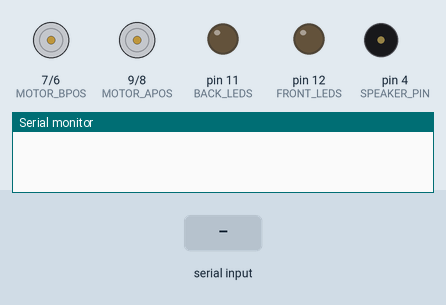
The sketch below on a simulated Arduino Uno, built with avr-gcc and run on an emulated ATmega328P. On the bench: motor-driver pin pairs drawn as motors (green arrow = first pin HIGH = forward, orange = second pin HIGH = backward, longer = more drive), output pins drawn as LEDs (lit = HIGH), buzzer (waves = sounding, pin HIGH), the last lines printed to the serial monitor. The inputs (shaded band) are chosen by the test bench.

Above: at 1.2 s.
1.3 s: "F" received over Serial
At 2.4 s:
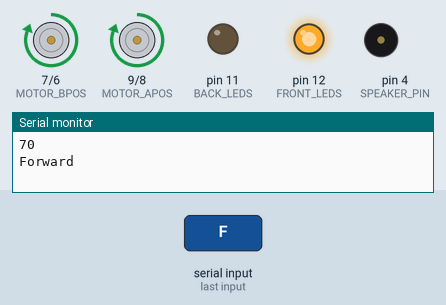
2.8 s: "B" received over Serial
At 3.6 s:
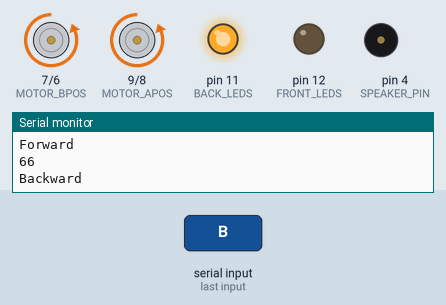
4.3 s: "G" received over Serial
At 4.8 s:
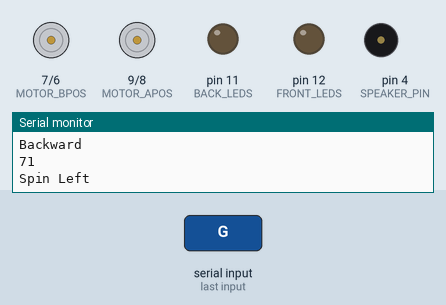
5.9 s: "I" received over Serial
At 7.2 s:
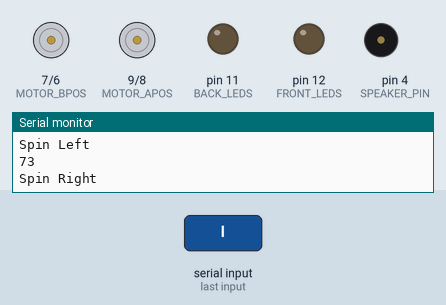
7.5 s: "H" received over Serial
At 8.4 s:
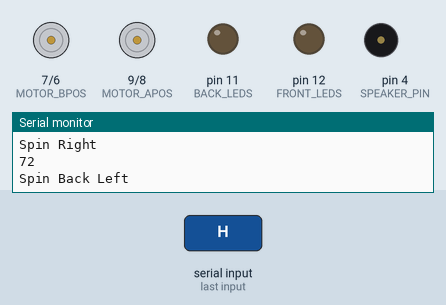
9.1 s: "J" received over Serial
At 9.6 s:
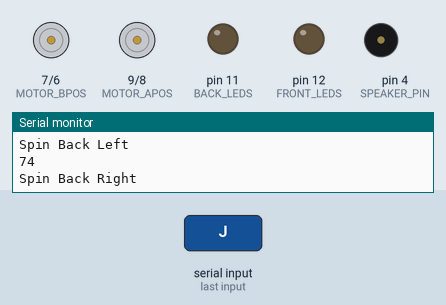
Timing chart, 0 to 11.7 s (numbered marks = the images above; inputs shaded):
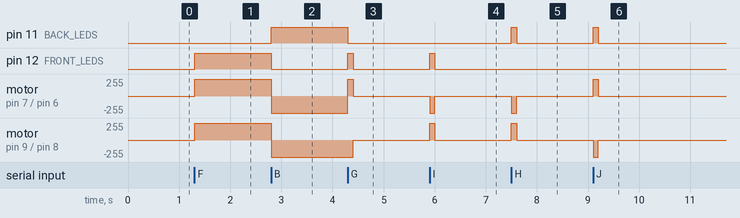

The sketch:

CET4811FinalProjectCode.ino
```cpp
/*
CET 4811 Fall 2018 Final Project
Written by Kevin Smith, with Nick James and Michael Manifold
Arduino Car using an Ultrasonic Sensor, LEDs, two motor trains, and a speaker
*/

const int TRIGGER_PIN = 2; //Ultrasonic Sensor
const int ECHO_PIN = 3; //Ultrasonic Sensor
const int SPEAKER_PIN = 4; //speaker
const int FRONT_LEDS = 12; //front facing LEDs
const int BACK_LEDS = 11; //back facing LEDs

const int MOTOR_APOS = 9; //Motor chain A Positive power direction (right side);
const int MOTOR_ANEG = 8; //Motor chain A Negative power direction (right side);
int MOTOR_A[2] = {MOTOR_APOS, MOTOR_ANEG}; //Motor chain A array
const int MOTOR_BPOS = 7; //Motor chain B Positive power direction (left side);
const int MOTOR_BNEG = 6; //Motor chain B Negative power direction (left side);
int MOTOR_B[2] = {MOTOR_BPOS, MOTOR_BNEG}; //Motor chain B array


const int DISTANCE_BEFORE_STOP = 12; //inches

void driveForward(int motorChainA[], int motorChainB[]);
void driveBackwards(int motorChainA[], int motorChainB[]);
void spinForwardLeft(int motorChainA[], int motorChainB[]);
void spinForwardRight(int motorChainA[], int motorChainB[]);
void spinBackwardLeft(int motorChainA[], int motorChainB[]);
void spinBackwardRight(int motorChainA[], int motorChainB[]);
void setMotorSpeed(int pwmA, int pwmB, int speed);
void turnOffAllMotors(int motorChainA[], int motorChainB[]);

long pingUltrasonic(int trigger, int echo);
long microsecondsToInches(long microseconds);
int getSpeed(int potPin, int maxSpeed);

void turnOnLED(int LED);
void turnOffLED(int LED);
void lightLEDsForward(int front, int back);
void lightLEDsBackward(int front, int back);
void turnOnAllLEDs(int front, int back);
void turnOffAllLEDs(int front, int back);

void honk(int speaker);
/*
--------- Setup Pin Modes ----------
*/
void setup() {
  Serial.begin(9600);

  //pins set to input and output
  pinMode(SPEAKER_PIN, OUTPUT);
  pinMode(FRONT_LEDS, OUTPUT);
  pinMode(BACK_LEDS, OUTPUT);
  pinMode(TRIGGER_PIN, OUTPUT);
  pinMode(ECHO_PIN,  INPUT);
  pinMode(MOTOR_APOS,  OUTPUT);
  pinMode(MOTOR_ANEG,  OUTPUT);
  pinMode(MOTOR_BPOS,  OUTPUT);
  pinMode(MOTOR_BNEG,  OUTPUT);
}

/*
--------- Main Loop ----------
*/
void loop() {
 bool ultrasonicMode = false;
 int input;
 if (Serial.available() > 0) {
    input = Serial.read();
    Serial.println(input);
    delay(2);
  }

 if(input == 'S' ) {
    //Stop the car
    turnOffAllLEDs(FRONT_LEDS, BACK_LEDS);
    turnOffAllMotors(MOTOR_A, MOTOR_B);
    Serial.println("Stop");
 }
 else if (input == 'F') {
    //Drive Forward
    driveForward(MOTOR_A, MOTOR_B);
    lightLEDsForward(FRONT_LEDS, BACK_LEDS);
    Serial.println("Forward");
 }
 else if (input == 'B') {
    //Drive Backwards
    driveBackwards(MOTOR_A, MOTOR_B);
    lightLEDsBackward(FRONT_LEDS, BACK_LEDS);
    Serial.println("Backward");
 }
 else if (input == 'G') {
    //Spin Forward Left
    spinForwardLeft(MOTOR_A, MOTOR_B);
    lightLEDsForward(FRONT_LEDS, BACK_LEDS);
    Serial.println("Spin Left");
    delay(100);
    turnOffAllLEDs(FRONT_LEDS, BACK_LEDS);
    turnOffAllMotors(MOTOR_A, MOTOR_B);
 }
 else if (input == 'I') {
    //Spin Forward Right
    spinForwardRight(MOTOR_A, MOTOR_B);
    lightLEDsForward(FRONT_LEDS, BACK_LEDS);
    Serial.println("Spin Right");
    delay(100);
    turnOffAllLEDs(FRONT_LEDS, BACK_LEDS);
    turnOffAllMotors(MOTOR_A, MOTOR_B);
 }
 else if (input == 'H') {
    //Spin Backward Left
    spinBackwardLeft(MOTOR_A, MOTOR_B);
    lightLEDsBackward(FRONT_LEDS, BACK_LEDS);
    Serial.println("Spin Back Left");
    delay(100);
    turnOffAllLEDs(FRONT_LEDS, BACK_LEDS);
    turnOffAllMotors(MOTOR_A, MOTOR_B);
 }
 else if (input == 'J') {
    //Spin Backward Right
    spinBackwardRight(MOTOR_A, MOTOR_B);
    lightLEDsBackward(FRONT_LEDS, BACK_LEDS);
    Serial.println("Spin Back Right");
    delay(100);
    turnOffAllLEDs(FRONT_LEDS, BACK_LEDS);
    turnOffAllMotors(MOTOR_A, MOTOR_B);
 }
 else if (input == 'V') {
    //Honk Horn
    honk(SPEAKER_PIN);
    Serial.println("Honk");
 }
 else if (input == 'X') {
    ultrasonicMode = true;
    Serial.println("Starting Ultrasonic Mode");
    while(ultrasonicMode) {
      char state;
      if (Serial.available() > 0) {
        state = Serial.read();
        Serial.println(state);
        delay(2);
      }
      if (state == 'S') {
        ultrasonicMode = false;
        turnOffAllMotors(MOTOR_A, MOTOR_B);
        lightLEDsBackward(FRONT_LEDS, BACK_LEDS);
        Serial.println("Stopping Ultrasonic Mode");
        break;
      }
      //Ultrasonic Sensor driving mode
      int duration = pingUltrasonic(TRIGGER_PIN, ECHO_PIN);
      long inches;
      // convert the time into a distance
      inches = microsecondsToInches(duration);
      Serial.println(duration);
      Serial.print("Distance = ");
      Serial.print(inches);
      Serial.println("in.");
      if (inches < DISTANCE_BEFORE_STOP) {
        lightLEDsForward(FRONT_LEDS, BACK_LEDS);
      }
      else {
        lightLEDsBackward(FRONT_LEDS, BACK_LEDS);
      }
      if (inches < DISTANCE_BEFORE_STOP) {
        turnOffAllMotors(MOTOR_A, MOTOR_B);
      }
      else {
        driveForward(MOTOR_A, MOTOR_B);
      }
    } //end ultrasonic while loop
  } //end if statment
} //end loop

/*
--------- Function Definitions ----------
*/
void honk(int speaker) {
	digitalWrite(speaker, HIGH);
	delay(1000);
	digitalWrite(speaker, LOW);
}

//for turning On and Off individual LEDs
void turnOnLED(int LED) {
  digitalWrite(LED, HIGH);
}
void turnOffLED(int LED) {
  digitalWrite(LED, LOW);
}

//LED lighting configuration
void lightLEDsForward(int front, int back) {
  turnOnLED(front);
  turnOffLED(back);
}
void lightLEDsBackward(int front, int back) {
  turnOffLED(front);
  turnOnLED(back);
}
void turnOnAllLEDs(int front, int back){
  turnOnLED(front);
  turnOnLED(back);
}
void turnOffAllLEDs(int front, int back){
  turnOffLED(front);
  turnOffLED(back);
}

//Driving Functions
void driveForward(int A[], int B[]) {
  digitalWrite(A[0], HIGH);
  digitalWrite(A[1], LOW);
  digitalWrite(B[0], HIGH);
  digitalWrite(B[1], LOW);
}
void setMotorSpeed(int pwmA, int pwmB, int speed) {
  analogWrite(pwmA, speed);
  analogWrite(pwmB, speed);
}
void driveBackwards(int A[], int B[]){
  digitalWrite(A[1], HIGH);
  digitalWrite(A[0], LOW);
  digitalWrite(B[1], HIGH);
  digitalWrite(B[0], LOW);
}
void spinForwardLeft(int A[], int B[]){
  digitalWrite(A[0], LOW);
  digitalWrite(A[1], HIGH);
  digitalWrite(B[0], HIGH);
  digitalWrite(B[1], LOW);
}
void spinForwardRight(int A[], int B[]) {
  digitalWrite(B[0], LOW);
  digitalWrite(B[1], HIGH);
  digitalWrite(A[0], HIGH);
  digitalWrite(A[1], LOW);
}
void spinBackwardLeft(int A[], int B[]) {
  digitalWrite(A[0], HIGH);
  digitalWrite(A[1], LOW);
  digitalWrite(B[0], LOW);
  digitalWrite(B[1], HIGH);
}
void spinBackwardRight(int A[], int B[]) {
  digitalWrite(B[0], HIGH);
  digitalWrite(B[1], LOW);
  digitalWrite(A[0], LOW);
  digitalWrite(A[1], HIGH);
}
void turnOffAllMotors(int A[], int B[]) {
  digitalWrite(B[0], LOW);
  digitalWrite(B[1], LOW);
  digitalWrite(A[0], LOW);
  digitalWrite(A[1], LOW);
}

//Ultrasonic Control
long pingUltrasonic(int trigger, int echo){
  // The HC-SR04 is triggered by a HIGH pulse of 2 or more microseconds.
  // Give a short LOW pulse beforehand to ensure a clean HIGH pulse
  digitalWrite(trigger,  LOW);
  delayMicroseconds( 5);
  digitalWrite(trigger, HIGH);
  delayMicroseconds(10);
  digitalWrite(trigger,  LOW);

  // The Echo pin is used to read the signal from HC-SR04; a HIGH
  // pulse whose duration is the time (in microseconds) from the sending
  // of the ping to the reception of its echo off of an object.
  return pulseIn(echo, HIGH);

}
long microsecondsToInches(long microseconds)
{
  // According to datasheet for the Ping sensor, there are
  // 73.746 microseconds per inch (i.e. sound travels at 1130 feet per
  // second). Dividing by 74 gives the distance travelled by the ping, outbound
  // and return, so we divide by 2 to get the distance of the obstacle.

  return microseconds / 74 / 2;
}
```

Measured:
- after the input at 1.3 s, pin 12 (FRONT_LEDS): LOW → HIGH at once; motor on pin 7 (MOTOR_BPOS) / pin 6 (MOTOR_BNEG), motor on pin 9 (MOTOR_APOS) / pin 8 (MOTOR_ANEG): stopped → forward 255/255 at once
- after the input at 2.8 s, pin 11 (BACK_LEDS): LOW → HIGH at once; pin 12 (FRONT_LEDS): HIGH → LOW at once; motor on pin 7 (MOTOR_BPOS) / pin 6 (MOTOR_BNEG), motor on pin 9 (MOTOR_APOS) / pin 8 (MOTOR_ANEG): forward 255/255 → backward 255/255 at once
- after the input at 4.3 s, pin 11 (BACK_LEDS): HIGH → LOW at once; pin 12 (FRONT_LEDS): LOW → HIGH at once, → LOW 0.10 s later; motor on pin 7 (MOTOR_BPOS) / pin 6 (MOTOR_BNEG): backward 255/255 → forward 255/255 at once, → stopped 0.10 s later; motor on pin 9 (MOTOR_APOS) / pin 8 (MOTOR_ANEG): backward 255/255 → stopped after 0.10 s
- after the input at 5.9 s, pin 12 (FRONT_LEDS): LOW → HIGH at once, → LOW 0.10 s later; motor on pin 7 (MOTOR_BPOS) / pin 6 (MOTOR_BNEG): stopped → backward 255/255 at once, → stopped 0.10 s later; motor on pin 9 (MOTOR_APOS) / pin 8 (MOTOR_ANEG): stopped → forward 255/255 at once, → stopped 0.10 s later
- after the input at 7.5 s, pin 11 (BACK_LEDS): LOW → HIGH at once, → LOW 0.10 s later; motor on pin 7 (MOTOR_BPOS) / pin 6 (MOTOR_BNEG): stopped → backward 255/255 at once, → stopped 0.10 s later; motor on pin 9 (MOTOR_APOS) / pin 8 (MOTOR_ANEG): stopped → forward 255/255 at once, → stopped 0.10 s later
- after the input at 9.1 s, pin 11 (BACK_LEDS): LOW → HIGH at once, → LOW 0.10 s later; motor on pin 7 (MOTOR_BPOS) / pin 6 (MOTOR_BNEG): stopped → forward 255/255 at once, → stopped 0.10 s later; motor on pin 9 (MOTOR_APOS) / pin 8 (MOTOR_ANEG): stopped → backward 255/255 at once, → stopped 0.10 s later
